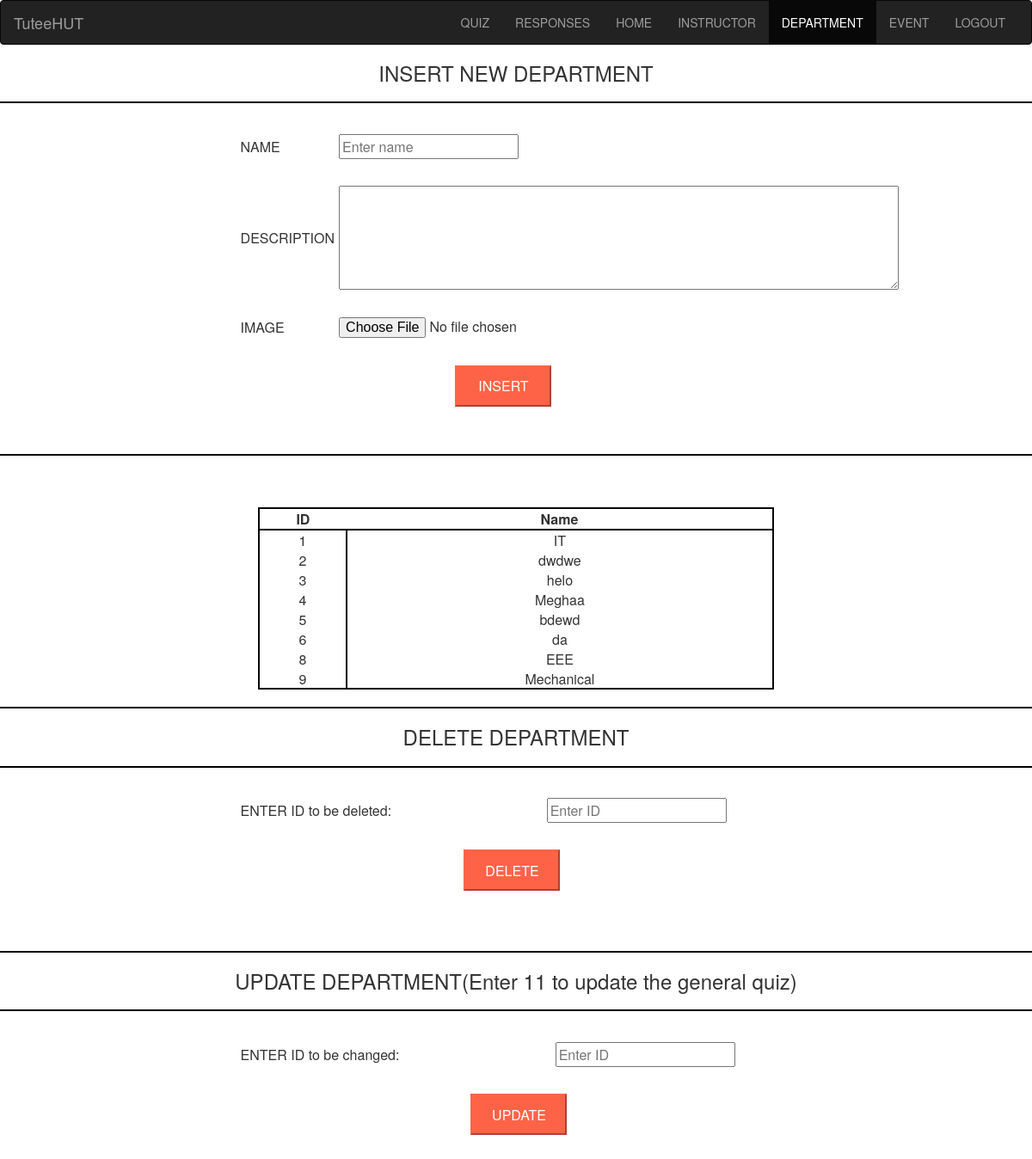
The page /admin_console/department/department_home.php (signed in) on the database its author committed.
### tables this page shows
CREATE TABLE `departments` (
  `sno` int(2) NOT NULL,
  `name` varchar(20) NOT NULL,
  `definition` longtext NOT NULL,
  `image` text NOT NULL
);

### admin_console/department/department_home.php (the view, shortened to what this page needs)
<head><link rel="icon" href="favicon.ico" type="image/icon type"></head>
<?php
if(isset($_SESSION["name"]))
{
 $conn=mysqli_connect('localhost','root','');
mysqli_select_db($conn,'tuteeHUT');
$sql="SELECT * FROM departments WHERE sno != 11";
          $result=mysqli_query($conn,$sql);
?>
<!DOCTYPE html>
<html lang="en"><head><meta http-equiv="Content-Type" content="text/html; charset=UTF-8">
  <head><link rel="icon" href="favicon.ico" type="image/icon type"></head>
  <link rel="stylesheet" href="https://maxcdn.bootstrapcdn.com/bootstrap/3.4.1/css/bootstrap.min.css">
</head>
  <body>
    <nav class="navbar navbar-inverse">
  <div class="container-fluid">
    <div class="navbar-header">
      <a class="navbar-brand" href="#">TuteeHUT</a>
    </div>
    <ul class="nav navbar-nav" style="float:right">
      <li ><a href="../quiz_console/quiz_console.php" >QUIZ</a></li>
      <li><a href="../quiz_console/view_responses.php">RESPONSES</a></li>
      <li ><a href="../home/admin_home.php">HOME</a></li>
      <li ><a href="../admin/info.php">INSTRUCTOR</a></li>
      <li class="active" ><a href="../department/department_home.php">DEPARTMENT</a></li>
      <li ><a href="../event/event_home.php">EVENT</a></li>
      <li><a href="../home/logout.php">LOGOUT</a></li>
    </ul>
  </div>
</nav>
  <form action="department_insert.php" method='POST' onsubmit="alert('Change has been implemented!');" enctype="multipart/form-data">
<h3 style="text-align: center;">INSERT NEW DEPARTMENT</h3><hr>
<table id="table2">
  <tr>
      <td>NAME</td>
      <td><input type="text" rows='4' cols='45' name="new_name" placeholder="Enter name"></td>
    </tr>
    <tr>
      <td>DESCRIPTION</td>
      <td><textarea  rows='5' cols='70' name="new_description" placeholder="Description">
      </textarea>
    </td>
  </tr>
<tr>
  <td>IMAGE</td>
      <td>
        <input  type="file" name="new_image">
      </td></tr>
      <tr>
      <td>
        <input class="button" type='submit' name='new' value='INSERT'>
      </td>
    </tr>
      </table><br><hr><br><br>
      <table id="table1">
  <tr>
    <th>ID</th>
    <th>Name</th>
  </tr>
<?php while( $val = mysqli_fetch_assoc($result))
{
  ?>
  <tr>
    <td style="border-right: 2px solid black"><?php echo $val['sno'] ?></td>
    <td><?php echo $val['name'] ?></td>
  </tr>
<?php } ?>
<tr></tr></table><hr style="background-color: black">
      <h3 style="text-align: center;">DELETE DEPARTMENT</h3><hr>
      <table id="table3">
        <tr>
      <td>ENTER ID to be deleted:</td>
      <td><input type="text" name="id1" placeholder="Enter ID"></td>
    </tr>
      <tr>
      <td>
        <input style="left:80%" class="button" type='submit' name='delete' value='DELETE'>
      </td>
    </tr>
</table>
</form>
<br><hr><h3 style="text-align: center;">UPDATE DEPARTMENT(Enter 11 to update the general quiz)</h3><hr>
<form action="update_department.php" method="post" enctype="multipart/form-data"> <table id="table4">
  <tr>
      <td>ENTER ID to be changed:</td>
      <td><input type="text" rows='3' cols='50' name="id" placeholder="Enter ID" required></td>
    </tr>
      <td>
        <input style="left:80%"class="button" type='submit' name='update' value='UPDATE'>
      </td></table><br><br>
</body>
</html>
<?php
}
else
{
   echo '<script>alert("PLEASE LOGIN TO CONTINUE");';
   echo "window.location.href = '../home/admin_login.php';</script>";
}
?>

### admin_console/department/department_home.php (style rules this page uses)
#table1 { position: relative; left:25%; width:50%; text-align: center; border:2px solid black; border-bottom: 2px solid black; }
#table2,#table3,#table4 { position: relative; left:22%; width:65%; }
#table1 th { text-align: center; border-bottom: 2px solid black; }
.button { color: white; border-color: tomato; text-align: center; background-color: tomato; width:7em; height: 3em; position:relative; left:300%; }
#table2 td, #table3 td,#table4 td { padding:2%; }
hr { border:0.5px solid black; }

### rows shown on the page
departments: sno "1", name "IT"
departments: sno "2", name "dwdwe"
departments: sno "3", name "helo"
departments: sno "4", name "Meghaa"
departments: sno "5", name "bdewd"
departments: sno "6", name "da"
departments: sno "8", name "EEE"
departments: sno "9", name "Mechanical"
